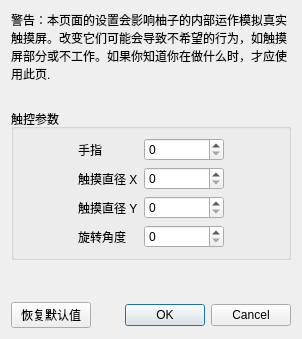
<?xml version="1.0" encoding="UTF-8"?>
<ui version="4.0">
 <class>ConfigureTouchscreenAdvanced</class>
 <widget class="QDialog" name="ConfigureTouchscreenAdvanced">
  <property name="geometry">
   <rect>
    <x>0</x>
    <y>0</y>
    <width>298</width>
    <height>339</height>
   </rect>
  </property>
  <property name="windowTitle">
   <string>配置触摸屏</string>
  </property>
  <layout class="QVBoxLayout" name="verticalLayout">
   <item>
    <widget class="QLabel" name="label_2">
     <property name="minimumSize">
      <size>
       <width>280</width>
       <height>0</height>
      </size>
     </property>
     <property name="text">
      <string>警告：本页面的设置会影响柚子的内部运作模拟真实触摸屏。改变它们可能会导致不希望的行为，如触摸屏部分或不工作。如果你知道你在做什么时，才应使用此页.</string>
     </property>
     <property name="wordWrap">
      <bool>true</bool>
     </property>
    </widget>
   </item>
   <item>
    <spacer name="verticalSpacer_2">
     <property name="orientation">
      <enum>Qt::Vertical</enum>
     </property>
     <property name="sizeType">
      <enum>QSizePolicy::Fixed</enum>
     </property>
     <property name="sizeHint" stdset="0">
      <size>
       <width>20</width>
       <height>20</height>
      </size>
     </property>
    </spacer>
   </item>
   <item>
    <widget class="QGroupBox" name="gridGroupBox">
     <property name="title">
      <string>触控参数</string>
     </property>
     <layout class="QGridLayout" name="gridLayout">
      <item row="0" column="0">
       <spacer name="horizontalSpacer">
        <property name="orientation">
         <enum>Qt::Horizontal</enum>
        </property>
        <property name="sizeHint" stdset="0">
         <size>
          <width>40</width>
          <height>20</height>
         </size>
        </property>
       </spacer>
      </item>
      <item row="2" column="1">
       <widget class="QLabel" name="label_4">
        <property name="text">
         <string>触摸直径 Y</string>
        </property>
       </widget>
      </item>
      <item row="0" column="1">
       <widget class="QLabel" name="label">
        <property name="text">
         <string>手指</string>
        </property>
       </widget>
      </item>
      <item row="0" column="3">
       <spacer name="horizontalSpacer_2">
        <property name="orientation">
         <enum>Qt::Horizontal</enum>
        </property>
        <property name="sizeHint" stdset="0">
         <size>
          <width>40</width>
          <height>20</height>
         </size>
        </property>
       </spacer>
      </item>
      <item row="1" column="1">
       <widget class="QLabel" name="label_3">
        <property name="text">
         <string>触摸直径 X</string>
        </property>
       </widget>
      </item>
      <item row="0" column="2">
       <widget class="QSpinBox" name="finger_box">
        <property name="minimumSize">
         <size>
          <width>80</width>
          <height>0</height>
         </size>
        </property>
       </widget>
      </item>
      <item row="3" column="1">
       <widget class="QLabel" name="label_5">
        <property name="text">
         <string>旋转角度</string>
        </property>
       </widget>
      </item>
      <item row="1" column="2">
       <widget class="QSpinBox" name="diameter_x_box"/>
      </item>
      <item row="2" column="2">
       <widget class="QSpinBox" name="diameter_y_box"/>
      </item>
      <item row="3" column="2">
       <widget class="QSpinBox" name="angle_box"/>
      </item>
     </layout>
    </widget>
   </item>
   <item>
    <spacer name="verticalSpacer">
     <property name="orientation">
      <enum>Qt::Vertical</enum>
     </property>
     <property name="sizeHint" stdset="0">
      <size>
       <width>20</width>
       <height>40</height>
      </size>
     </property>
    </spacer>
   </item>
   <item>
    <layout class="QHBoxLayout" name="horizontalLayout">
     <item>
      <widget class="QPushButton" name="restore_defaults_button">
       <property name="text">
        <string>恢复默认值</string>
       </property>
      </widget>
     </item>
     <item>
      <widget class="QDialogButtonBox" name="buttonBox">
       <property name="standardButtons">
        <set>QDialogButtonBox::Cancel|QDialogButtonBox::Ok</set>
       </property>
      </widget>
     </item>
    </layout>
   </item>
  </layout>
 </widget>
 <resources/>
 <connections>
  <connection>
   <sender>buttonBox</sender>
   <signal>accepted()</signal>
   <receiver>ConfigureTouchscreenAdvanced</receiver>
   <slot>accept()</slot>
   <hints>
    <hint type="sourcelabel">
     <x>140</x>
     <y>318</y>
    </hint>
    <hint type="destinationlabel">
     <x>140</x>
     <y>169</y>
    </hint>
   </hints>
  </connection>
  <connection>
   <sender>buttonBox</sender>
   <signal>rejected()</signal>
   <receiver>ConfigureTouchscreenAdvanced</receiver>
   <slot>reject()</slot>
   <hints>
    <hint type="sourcelabel">
     <x>140</x>
     <y>318</y>
    </hint>
    <hint type="destinationlabel">
     <x>140</x>
     <y>169</y>
    </hint>
   </hints>
  </connection>
 </connections>
</ui>
